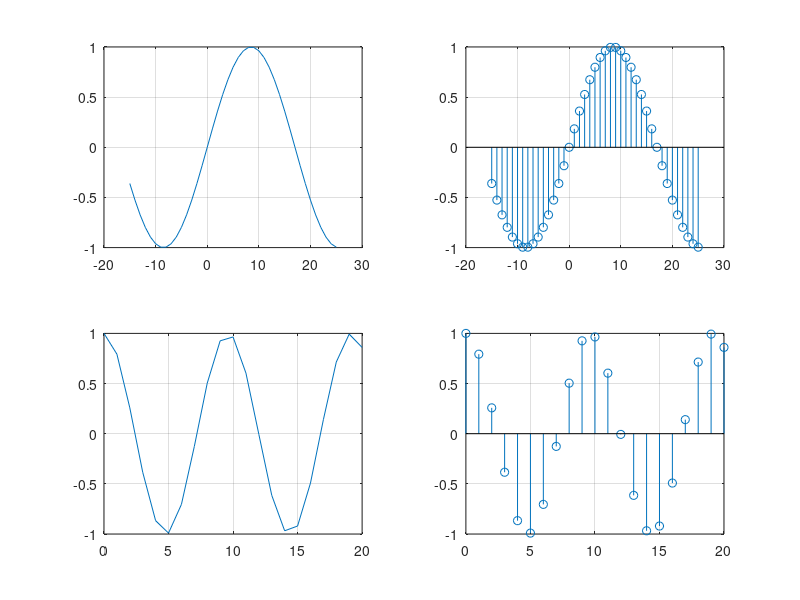

Reproduce this figure in MATLAB.
n=-15:25;
x1=sin((pi*n)/17);
subplot(2,2,1),plot(n,x1),grid
subplot(2,2,2),stem(n,x1),grid
m=0:20;
x2=cos((pi*m)/sqrt(23));
subplot(2,2,3),plot(m,x2),grid
subplot(2,2,4),stem(m,x2),grid